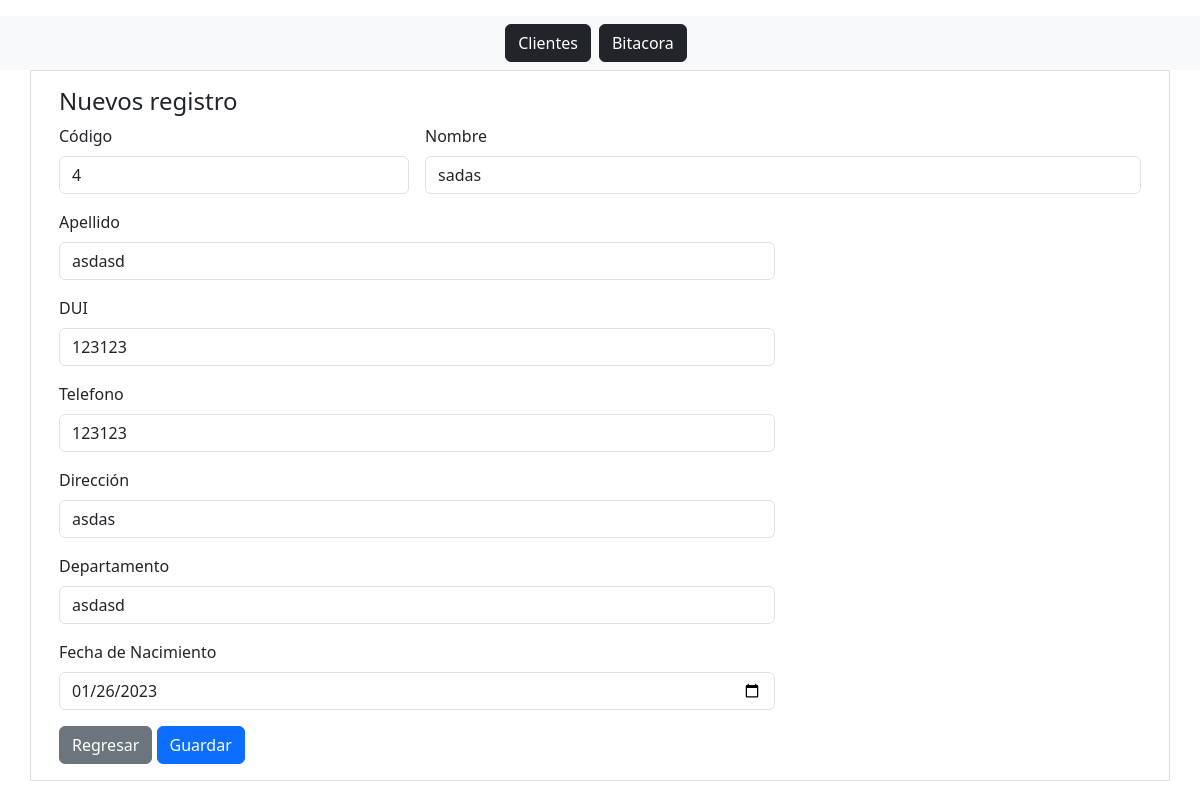
Screenshot of /editar.php?ClienteID=4 with the database file from the repository.
### tables this page shows
CREATE TABLE `clientes` (
  `ClienteID` int(11) NOT NULL,
  `Nombre` varchar(50) DEFAULT NULL,
  `Apellido` varchar(50) DEFAULT NULL,
  `DUI` varchar(15) DEFAULT NULL,
  `Telefono` varchar(8) DEFAULT NULL,
  `Direccion` text DEFAULT NULL,
  `Departamento` varchar(25) DEFAULT NULL,
  `FechaNacimiento` date DEFAULT NULL
);

### editar.php (the view, shortened to what this page needs)
<?php
$db = new Database();
$con = $db->conectar();
$ClienteID = $_GET['ClienteID'];
$query = $con->prepare("SELECT * from clientes WHERE ClienteID = :ClienteID");
$query->execute(['ClienteID' => $ClienteID]);
$num = $query->rowCount();
if ($num > 0) {
    $row = $query->fetch(PDO::FETCH_ASSOC);
} else {
    header("Location: index.php");
}
?>
<?php include "./header.php" ?>
<body class="py-3">
    <main class="container contenedor">
        <div class="p-3 rounded">
            <div class="row">
                <div class="col">
                    <h4>Nuevos registro</h4>
                </div>
            </div>
            <div class="row">
                <div class="col">
                    <form class="row g-3" method="POST" action="guarda.php" autocomplete="off">
                        <div class="col-md-4">
                            <label for="ClienteID" class="form-label">Código</label>
                            <input type="text" id="ClienteID" name="ClienteID" class="form-control" value="<?php echo $row['ClienteID']; ?>" readonly autofocus>
                        </div>
                        <div class="col-md-8">
                            <label for="Nombre" class="form-label">Nombre</label>
                            <input type="text" id="Nombre" name="Nombre" class="form-control" value="<?php echo $row['Nombre']; ?>" required>
                        </div>
                        <div class="col-md-8">
                            <label for="Apellido" class="form-label">Apellido</label>
                            <input type="text" id="Apellido" name="Apellido" class="form-control" value="<?php echo $row['Apellido']; ?>" required>
                        </div>
                        <div class="col-md-8">
                            <label for="DUI" class="form-label">DUI</label>
                            <input type="text" id="DUI" name="DUI" class="form-control" value="<?php echo $row['DUI']; ?>" required>
                        </div>
                        <div class="col-md-8">
                            <label for="Telefono" class="form-label">Telefono</label>
                            <input type="number" id="Telefono" name="Telefono" class="form-control" value="<?php echo $row['Telefono']; ?>" required>
                        </div>
                        <div class="col-md-8">
                            <label for="Direccion" class="form-label">Dirección</label>
                            <input type="text" id="Direccion" name="Direccion" class="form-control" value="<?php echo $row['Direccion']; ?>" required>
                        </div>
                        <div class="col-md-8">
                            <label for="Departamento" class="form-label">Departamento</label>
                            <input type="text" id="Departamento" name="Departamento" class="form-control" value="<?php echo $row['Departamento']; ?>" required>
                        </div>
                        <div class="col-md-8">
                            <label for="FechaNacimiento" class="form-label">Fecha de Nacimiento</label>
                            <input type="date" id="Nombre" name="FechaNacimiento" class="form-control" value="<?php echo $row['FechaNacimiento']; ?>" required>
                        </div>
                        <div class="col-md-12">
                            <a class="btn btn-secondary" href="index.php">Regresar</a>
                            <button type="submit" class="btn btn-primary" name="registro">Guardar</button>
                        </div>
                    </form>
                </div>
            </div>
        </div>
    </main>
</body>
</html>

### public/css/estilos.css (style rules this page uses)
body { background-color: #EAEAEA; }
.contenedor { border:1px solid #dedede; background-color: #fff; }

### rows the page displays
clientes: ClienteID "4", Nombre "sadas", Apellido "asdasd", DUI "123123", Telefono "123123", Direccion "asdas", Departamento "asdasd", FechaNacimiento "01/26/2023"
